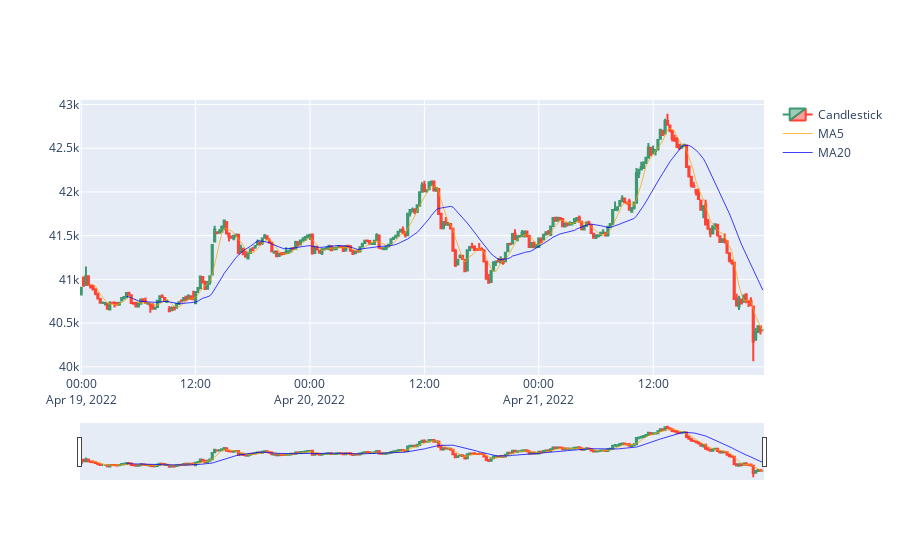

Source (notebook cell):
### Markdown cell above
## Plot

### Code cell
fig = go.Figure()

candle = go.Candlestick(x=btc_df.index, open=btc_df['Open'],
    high=btc_df['High'], low=btc_df['Low'],
    close=btc_df['Close'], name="Candlestick")

ma5_line = go.Scatter(x=btc_df.index, y=btc_df['MA5'], 
    line=dict(color='rgba(255,165,0, 0.75)', 
    width=1), name="MA5")

ma20_line = go.Scatter(x=btc_df.index, y=btc_df['MA20'], 
    line=dict(color='rgba(0, 0, 250, 0.75)', 
    width=1), name="MA20")

fig.add_trace(candle)
fig.add_trace(ma5_line)
fig.add_trace(ma20_line)

fig.show()

# When the MA20 (Blue) crosses above the MA5 (Orange) that is a Death Cross (Sell)
# When the MA5 (Orange) crosses above the MA20 (Blue)that is a Golden Cross (Buy)

### Figure 1 — Plotly figure (JSON) as saved in the notebook; plotly's stock layout.template omitted (floating-point values rounded to 4 significant figures; data arrays with more than 128 entries replaced by an {"elided": "..."} marker saying what was removed)
{"data": [{"close": {"elided": "287 float values"}, "high": {"elided": "287 float values"}, "low": {"elided": "287 float values"}, "name": "Candlestick", "open": {"elided": "287 float values"}, "type": "candlestick", "x": {"elided": "287 str values"}}, {"line": {"color": "rgba(255,165,0, 0.75)", "width": 1}, "name": "MA5", "type": "scatter", "x": {"elided": "287 str values"}, "y": {"elided": "287 float values"}}, {"line": {"color": "rgba(0, 0, 250, 0.75)", "width": 1}, "name": "MA20", "type": "scatter", "x": {"elided": "287 str values"}, "y": {"elided": "287 float values"}}], "layout": {}}
